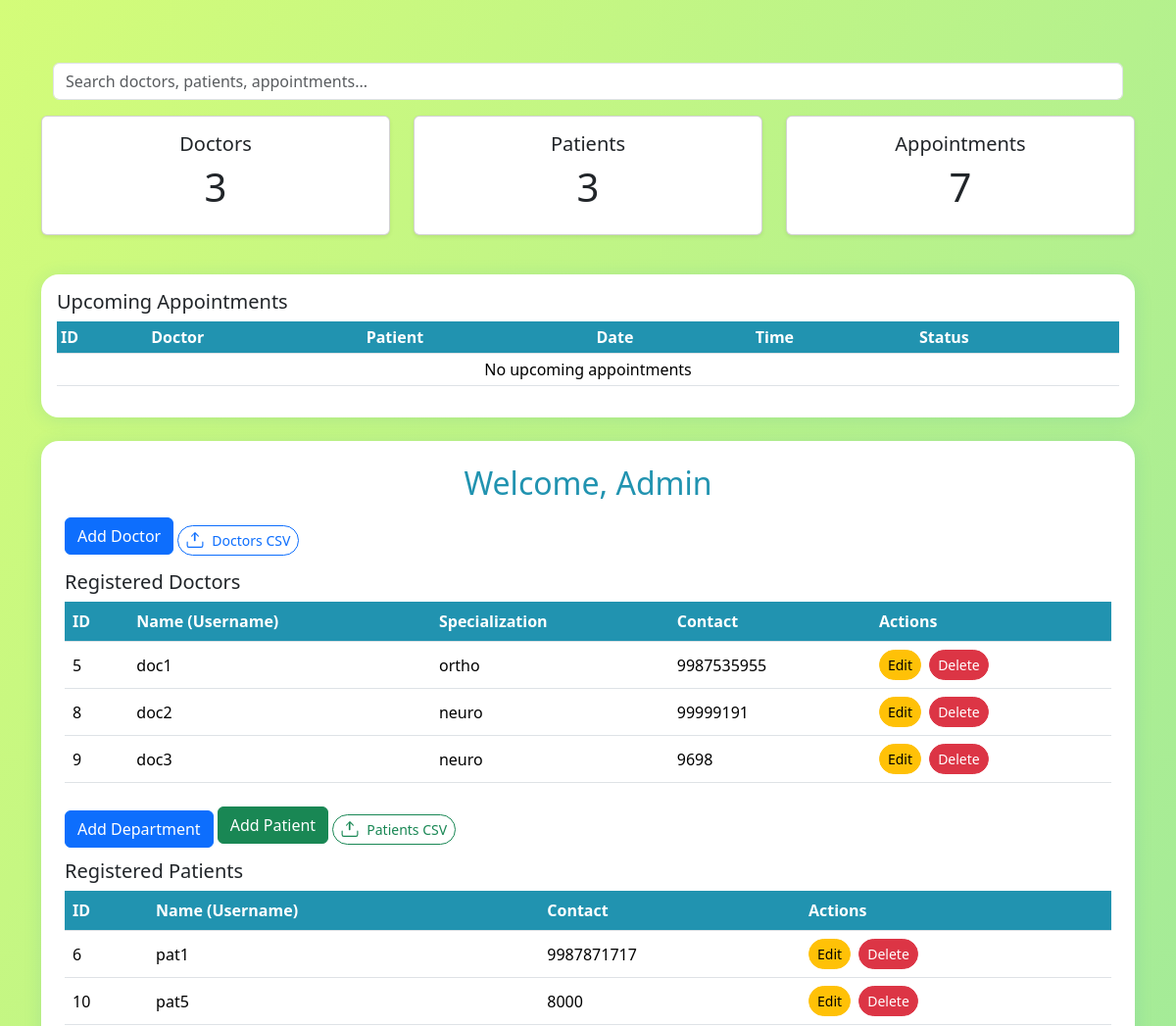
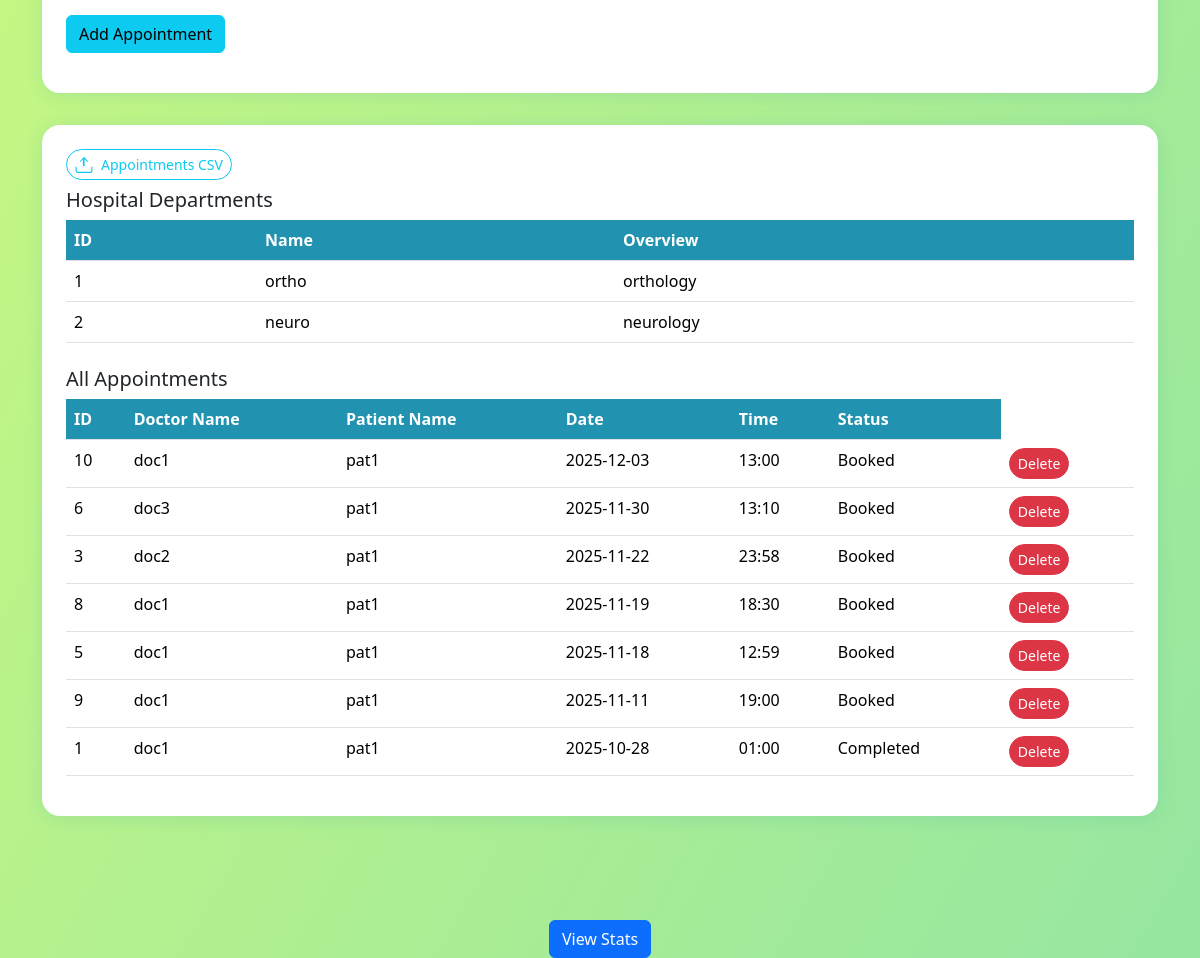
The page /admin on the database its author committed (2 pictures, top to bottom).
### tables this page shows
CREATE TABLE users (
    id INTEGER PRIMARY KEY AUTOINCREMENT,
    username TEXT UNIQUE NOT NULL,
    password TEXT NOT NULL,
    role TEXT NOT NULL CHECK(role IN ('admin', 'doctor', 'patient'))
);

CREATE TABLE doctors (
    id INTEGER PRIMARY KEY,  -- links to users.id
    name TEXT NOT NULL,
    specialization TEXT NOT NULL, -- should match departments.name
    contact TEXT
, photo text);

CREATE TABLE patients (
    id INTEGER PRIMARY KEY,  -- links to users.id
    name TEXT NOT NULL,
    contact TEXT
, age INTEGER, pfp TEXT);

CREATE TABLE departments (
    id INTEGER PRIMARY KEY AUTOINCREMENT,
    name TEXT UNIQUE NOT NULL,
    overview TEXT
);

CREATE TABLE appointments (
    id INTEGER PRIMARY KEY AUTOINCREMENT,
    doctor_id INTEGER NOT NULL,
    patient_id INTEGER NOT NULL,
    date TEXT NOT NULL,
    time TEXT NOT NULL,
    status TEXT NOT NULL CHECK(status IN ('Booked', 'Completed', 'Cancelled')),
    diagnosis TEXT,
    prescription TEXT,
    notes TEXT,
    FOREIGN KEY (doctor_id) REFERENCES users(id),
    FOREIGN KEY (patient_id) REFERENCES users(id)
);

### app.py (the view, shortened to what this page needs)
@app.route('/admin')
def admin_dashboard():
    db = get_db()
    doctor_count = db.execute('SELECT COUNT(*) FROM users WHERE role="doctor"').fetchone()[0]
    patient_count = db.execute('SELECT COUNT(*) FROM users WHERE role="patient"').fetchone()[0]
    appt_count = db.execute('SELECT COUNT(*) FROM appointments').fetchone()[0]
    departments = db.execute('SELECT id, name, overview FROM departments').fetchall()
    doctors = db.execute(
    'SELECT u.id, u.username, d.specialization, d.contact FROM users u '
    'JOIN doctors d ON u.id = d.id WHERE u.role="doctor"').fetchall()
    print(doctors)  # <--- Add this
    upcoming_appointments = db.execute(
    '''
    SELECT a.id, d.username AS doctor_name, p.username AS patient_name, a.date, a.time, a.status
    FROM appointments a
    JOIN users d ON a.doctor_id = d.id
    JOIN users p ON a.patient_id = p.id
    WHERE a.date >= ?
    ORDER BY a.date ASC, a.time ASC
    LIMIT 3
    ''',
    (date.today().isoformat(),)
).fetchall()
    patients = db.execute(
        'SELECT u.id, u.username, p.contact FROM users u '
        'JOIN patients p ON u.id = p.id WHERE u.role="patient"'
    ).fetchall()
    appointments = db.execute(
    '''
    SELECT a.id, d.username AS doctor_name, p.username AS patient_name, a.date, a.time, a.status
    FROM appointments a
    JOIN users d ON a.doctor_id = d.id
    JOIN users p ON a.patient_id = p.id
    ORDER BY a.date DESC, a.time DESC
    '''
).fetchall()
    departments = db.execute('SELECT id, name, overview FROM departments').fetchall()
    return render_template('admin_dashboard.html',
                      doctors=doctors,
                      patients=patients,
                      doctor_count=doctor_count,
                      patient_count=patient_count,
                      appt_count=appt_count,
                      appointments=appointments,
                      upcoming_appointments=upcoming_appointments,departments=departments)

### app.py (called while the page is built)
def get_db():
    db = getattr(g, '_database', None)
    if db is None:
        db = g._database = sqlite3.connect(DATABASE)
    return db

@app.teardown_appcontext
def close_connection(exception):
    db = getattr(g, '_database', None)
    if db is not None:
        db.close()

### templates/admin_dashboard.html (shortened to what this page needs)
<!doctype html>
<html lang="en">
<head>
    <link href="https://cdn.jsdelivr.net/npm/bootstrap@5.3.2/dist/css/bootstrap.min.css" rel="stylesheet">
</head>
<body>
    <div class="container py-5">
        <div class="container py-3">
  <input type="text" id="searchInput" class="form-control" placeholder="Search doctors, patients, appointments..." onkeyup="filterDashboard()">
</div>
        <div class="row mb-4">
            <div class="col-md-4">
                <div class="card shadow-sm rounded mb-3">
                    <div class="card-body text-center">
                        <h5 class="card-title">Doctors</h5>
                        <h1>{{ doctor_count }}</h1>
                    </div>
                </div>
            </div>
            <div class="col-md-4">
                <div class="card shadow-sm rounded mb-3">
                    <div class="card-body text-center">
                        <h5 class="card-title">Patients</h5>
                        <h1>{{ patient_count }}</h1>
                    </div>
                </div>
            </div>
            <div class="col-md-4">
                <div class="card shadow-sm rounded mb-3">
                    <div class="card-body text-center">
                        <h5 class="card-title">Appointments</h5>
                        <h1>{{ appt_count }}</h1>
                    </div>
                </div>
            </div>
        </div>
        <div class="dashboard-card p-3 bg-white mb-4">
  <h5>Upcoming Appointments</h5>
  <table class="table table-sm table-hover">
    <thead>
      <tr>
        <th>ID</th>
        <th>Doctor</th>
        <th>Patient</th>
        <th>Date</th>
        <th>Time</th>
        <th>Status</th>
      </tr>
    </thead>
    <tbody>
      {% for appt in upcoming_appointments %}
      <tr>
        <td>{{ appt[0] }}</td>
        <td>{{ appt[1] }}</td>
        <td>{{ appt[2] }}</td>
        <td>{{ appt[3] }}</td>
        <td>{{ appt[4] }}</td>
        <td>{{ appt[5] }}</td>
      </tr>
      {% else %}
      <tr>
        <td colspan="6" class="text-center">No upcoming appointments</td>
      </tr>
      {% endfor %}
    </tbody>
  </table>
</div>
        <div class="dashboard-card p-4 bg-white">
            <h2 class="text-center">Welcome, Admin</h2>
            <button class="btn btn-primary mb-3" data-bs-toggle="modal" data-bs-target="#addDoctorModal">
                Add Doctor
            </button>
            <a href="{{ url_for('export_doctors') }}"
   class="btn btn-outline-primary btn-sm rounded-pill d-inline-flex align-items-center mb-2"
   style="width: fit-content;">
   Doctors CSV
</a>
            <h5>Registered Doctors</h5>
            <table class="table doctor-table table-hover align-middle mb-4">
    <thead>
        <tr>
            <th>ID</th>
            <th>Name (Username)</th>
            <th>Specialization</th>
            <th>Contact</th>
            <th>Actions</th>
        </tr>
    </thead>
    <tbody>
        {% for doc in doctors %}
        <tr>
            <td>{{ doc[0] }}</td>
            <td>{{ doc[1] }}</td>
            <td>{{ doc[2] }}</td>
            <td>{{ doc[3] }}</td>
            <td>
              <button class="btn btn-sm btn-warning me-1" data-bs-toggle="modal" data-bs-target="#editDoctorModal{{doc[0]}}">Edit</button>
              <form method="POST" action="{{ url_for('delete_doctor', doctor_id=doc[0]) }}" style="display:inline;">
                <button type="submit" class="btn btn-sm btn-danger" onclick="return confirm('Delete this doctor?')">Delete</button>
              </form>
            </td>
        </tr>
        {% endfor %}
    </tbody>
</table>
<button class="btn btn-primary mb-2" data-bs-toggle="modal" data-bs-target="#addDeptModal">
    Add Department
</button>
            <button class="btn btn-success mb-3" data-bs-toggle="modal" data-bs-target="#addPatientModal">
                Add Patient
            </button>
            <a href="{{ url_for('export_patients') }}"
   class="btn btn-outline-success btn-sm rounded-pill d-inline-flex align-items-center mb-2"
   style="width: fit-content;">
   Patients CSV
</a>
            <h5>Registered Patients</h5>
            <table class="table patient-table table-hover align-middle">
    <thead>
        <tr>
            <th>ID</th>
            <th>Name (Username)</th>
            <th>Contact</th>
            <th>Actions</th>
        </tr>
    </thead>
    <tbody>
        {% for pat in patients %}
        <tr>
            <td>{{ pat[0] }}</td>
            <td>{{ pat[1] }}</td>
            <td>{{ pat[2] }}</td>
            <td>
              <button class="btn btn-sm btn-warning me-1" data-bs-toggle="modal" data-bs-target="#editPatientModal{{pat[0]}}">Edit</button>
              <form method="POST" action="{{ url_for('delete_patient', patient_id=pat[0]) }}" style="display:inline;">
                <button type="submit" class="btn btn-sm btn-danger" onclick="return confirm('Delete this patient?')">Delete</button>
              </form>
            </td>
        </tr>
        {% endfor %}
    </tbody>
</table>
            <button class="btn btn-info mb-3" data-bs-toggle="modal" data-bs-target="#addAppointmentModal">
                Add Appointment
            </button>
        </div>
        <div class="dashboard-card p-4 bg-white">
            <a href="{{ url_for('export_appointments') }}"
   class="btn btn-outline-info btn-sm rounded-pill d-inline-flex align-items-center mb-2"
   style="width: fit-content;">
   Appointments CSV
</a>
<h5>Hospital Departments</h5>
<table class="table table-hover align-middle mb-4">
  <thead>
    <tr>
      <th>ID</th>
      <th>Name</th>
      <th>Overview</th>
    </tr>
  </thead>
  <tbody>
    {% for dept in departments %}
<tr>
  <td>{{ dept[0] }}</td>
  <td>{{ dept[1] }}</td>
  <td>{{ dept[2] }}</td>
</tr>
{% endfor %}
  </tbody>
</table>
            <h5>All Appointments</h5>
           <table class="table appointment-table table-hover">
  <thead>
    <tr>
      <th>ID</th>
      <th>Doctor Name</th>
      <th>Patient Name</th>
      <th>Date</th>
      <th>Time</th>
      <th>Status</th>
    </tr>
  </thead>
  <tbody>
    {% for appt in appointments %}
<tr>
  <td>{{ appt[0] }}</td>
  <td>{{ appt[1] }}</td>
  <td>{{ appt[2] }}</td>
  <td>{{ appt[3] }}</td>
  <td>{{ appt[4] }}</td>
  <td>{{ appt[5] }}</td>
  <td>
    <form method="POST" action="{{ url_for('delete_appointment', appt_id=appt[0]) }}" style="display:inline;">
      <button type="submit" class="btn btn-sm btn-danger"
        onclick="return confirm('Are you sure you want to delete this appointment?')">Delete</button>
    </form>
  </td>
</tr>
{% endfor %}
  </tbody>
</table>
        </div>
    </div>
<div class="text-center mt-4">
  <button id="showStatsBtn" class="btn btn-primary">View Stats</button>
</div>
</body>
</html>

### templates/admin_dashboard.html (style rules this page uses)
body { background: linear-gradient(120deg, #d4fc79 0%, #96e6a1 100%); }
.dashboard-card { border-radius: 18px; box-shadow: 0 2px 18px rgba(33,147,176,0.15); margin-bottom: 2rem; }
h2 { color: #2193b0; margin-bottom: 1rem; }
.table th { background-color: #2193b0; color: white; }
.btn-sm { border-radius: 18px; }

### rows shown on the page
users: id "5", username "doc1", specialization "ortho", contact "9987535955"
users: id "8", username "doc2", specialization "neuro", contact "99999191"
users: id "9", username "doc3", specialization "neuro", contact "9698"
users: id "6", username "pat1", contact "9987871717"
users: id "10", username "pat5", contact "8000"
departments: id "1", name "ortho", overview "orthology"
departments: id "2", name "neuro", overview "neurology"
appointments: id "10", username "doc1", username "pat1", date "2025-12-03", time "13:00", status "Booked"
appointments: id "6", username "doc3", username "pat1", date "2025-11-30", time "13:10", status "Booked"
appointments: id "3", username "doc2", username "pat1", date "2025-11-22", time "23:58", status "Booked"
appointments: id "8", username "doc1", username "pat1", date "2025-11-19", time "18:30", status "Booked"
appointments: id "5", username "doc1", username "pat1", date "2025-11-18", time "12:59", status "Booked"
appointments: id "9", username "doc1", username "pat1", date "2025-11-11", time "19:00", status "Booked"
appointments: id "1", username "doc1", username "pat1", date "2025-10-28", time "01:00", status "Completed"

### other values the page prints
{{ doctor_count }} "3"
{{ patient_count }} "3"
{{ appt_count }} "7"
